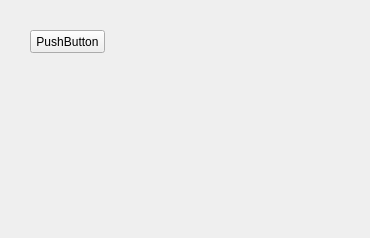
<?xml version="1.0" encoding="UTF-8"?>
<ui version="4.0">
 <class>MainWindow</class>
 <widget class="QMainWindow" name="MainWindow">
  <property name="geometry">
   <rect>
    <x>0</x>
    <y>0</y>
    <width>370</width>
    <height>238</height>
   </rect>
  </property>
  <property name="windowTitle">
   <string>MainWindow</string>
  </property>
  <widget class="QWidget" name="centralwidget">
   <widget class="QPushButton" name="pushButton">
    <property name="geometry">
     <rect>
      <x>30</x>
      <y>30</y>
      <width>75</width>
      <height>23</height>
     </rect>
    </property>
    <property name="text">
     <string>PushButton</string>
    </property>
   </widget>
  </widget>
 </widget>
 <resources/>
 <connections/>
</ui>
